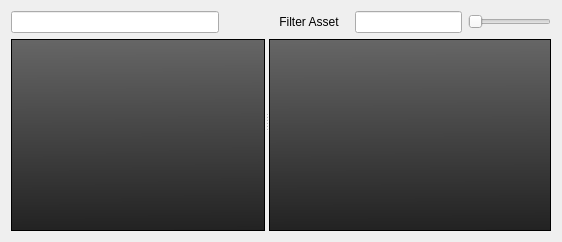
      <widget class="QWidget" name="tab_2">
       <attribute name="title">
        <string>Asset Browser</string>
       </attribute>
       <layout class="QVBoxLayout" name="verticalLayout_4">
        <item>
         <widget class="QSplitter" name="splitter">
          <property name="orientation">
           <enum>Qt::Horizontal</enum>
          </property>
          <widget class="QWidget" name="layoutWidget">
           <layout class="QVBoxLayout" name="verticalLayout_2">
            <property name="sizeConstraint">
             <enum>QLayout::SetMaximumSize</enum>
            </property>
            <item>
             <layout class="QHBoxLayout" name="horizontalLayout_2">
              <property name="sizeConstraint">
               <enum>QLayout::SetMaximumSize</enum>
              </property>
              <item>
               <widget class="QLineEdit" name="ldtFilter_2">
                <property name="sizePolicy">
                 <sizepolicy hsizetype="Preferred" vsizetype="Fixed">
                  <horstretch>0</horstretch>
                  <verstretch>0</verstretch>
                 </sizepolicy>
                </property>
               </widget>
              </item>
              <item>
               <widget class="QPushButton" name="pushButton">
                <property name="sizePolicy">
                 <sizepolicy hsizetype="Fixed" vsizetype="Fixed">
                  <horstretch>0</horstretch>
                  <verstretch>0</verstretch>
                 </sizepolicy>
                </property>
                <property name="text">
                 <string/>
                </property>
                <property name="icon">
                 <iconset>
                  <normaloff>:/Project/arrow-down.png</normaloff>:/Project/arrow-down.png</iconset>
                </property>
                <property name="iconSize">
                 <size>
                  <width>20</width>
                  <height>20</height>
                 </size>
                </property>
                <property name="flat">
                 <bool>true</bool>
                </property>
               </widget>
              </item>
             </layout>
            </item>
            <item>
             <widget class="QTreeView" name="treeViewPath">
              <property name="enabled">
               <bool>true</bool>
              </property>
              <property name="sizePolicy">
               <sizepolicy hsizetype="Preferred" vsizetype="Expanding">
                <horstretch>0</horstretch>
                <verstretch>0</verstretch>
               </sizepolicy>
              </property>
              <property name="palette">
               <palette>
                <active>
                 <colorrole role="WindowText">
                  <brush brushstyle="SolidPattern">
                   <color alpha="255">
                    <red>255</red>
                    <green>255</green>
                    <blue>255</blue>
                   </color>
                  </brush>
                 </colorrole>
                 <colorrole role="Button">
                  <brush brushstyle="LinearGradientPattern">
                   <gradient startx="0.472224000000000" starty="1.000000000000000" endx="0.468000000000000" endy="0.000000000000000" type="LinearGradient" spread="RepeatSpread" coordinatemode="ObjectBoundingMode">
                    <gradientstop position="0.000000000000000">
                     <color alpha="255">
                      <red>34</red>
                      <green>34</green>
                      <blue>34</blue>
                     </color>
                    </gradientstop>
                    <gradientstop position="1.000000000000000">
                     <color alpha="255">
                      <red>102</red>
                      <green>102</green>
                      <blue>102</blue>
                     </color>
                    </gradientstop>
                   </gradient>
                  </brush>
                 </colorrole>
                 <colorrole role="Light">
                  <brush brushstyle="SolidPattern">
                   <color alpha="255">
                    <red>0</red>
                    <green>255</green>
                    <blue>0</blue>
                   </color>
                  </brush>
                 </colorrole>
                 <colorrole role="Midlight">
                  <brush brushstyle="SolidPattern">
                   <color alpha="255">
                    <red>0</red>
                    <green>212</green>
                    <blue>0</blue>
                   </color>
                  </brush>
                 </colorrole>
                 <colorrole role="Dark">
                  <brush brushstyle="SolidPattern">
                   <color alpha="255">
                    <red>0</red>
                    <green>85</green>
                    <blue>0</blue>
                   </color>
                  </brush>
                 </colorrole>
                 <colorrole role="Mid">
                  <brush brushstyle="SolidPattern">
                   <color alpha="255">
                    <red>0</red>
                    <green>113</green>
                    <blue>0</blue>
                   </color>
                  </brush>
                 </colorrole>
                 <colorrole role="Text">
                  <brush brushstyle="SolidPattern">
                   <color alpha="255">
                    <red>255</red>
                    <green>255</green>
                    <blue>255</blue>
                   </color>
                  </brush>
                 </colorrole>
                 <colorrole role="BrightText">
                  <brush brushstyle="SolidPattern">
                   <color alpha="255">
                    <red>255</red>
                    <green>255</green>
                    <blue>255</blue>
                   </color>
                  </brush>
                 </colorrole>
                 <colorrole role="ButtonText">
                  <brush brushstyle="SolidPattern">
                   <color alpha="255">
                    <red>255</red>
                    <green>255</green>
                    <blue>255</blue>
                   </color>
                  </brush>
                 </colorrole>
                 <colorrole role="Base">
                  <brush brushstyle="LinearGradientPattern">
                   <gradient startx="0.472224000000000" starty="1.000000000000000" endx="0.468000000000000" endy="0.000000000000000" type="LinearGradient" spread="RepeatSpread" coordinatemode="ObjectBoundingMode">
                    <gradientstop position="0.000000000000000">
                     <color alpha="255">
                      <red>34</red>
                      <green>34</green>
                      <blue>34</blue>
                     </color>
                    </gradientstop>
                    <gradientstop position="1.000000000000000">
                     <color alpha="255">
                      <red>102</red>
                      <green>102</green>
                      <blue>102</blue>
                     </color>
                    </gradientstop>
                   </gradient>
                  </brush>
                 </colorrole>
                 <colorrole role="Window">
                  <brush brushstyle="LinearGradientPattern">
                   <gradient startx="0.472224000000000" starty="1.000000000000000" endx="0.468000000000000" endy="0.000000000000000" type="LinearGradient" spread="RepeatSpread" coordinatemode="ObjectBoundingMode">
                    <gradientstop position="0.000000000000000">
                     <color alpha="255">
                      <red>34</red>
                      <green>34</green>
                      <blue>34</blue>
                     </color>
                    </gradientstop>
                    <gradientstop position="1.000000000000000">
                     <color alpha="255">
                      <red>102</red>
                      <green>102</green>
                      <blue>102</blue>
                     </color>
                    </gradientstop>
                   </gradient>
                  </brush>
                 </colorrole>
                 <colorrole role="Shadow">
                  <brush brushstyle="SolidPattern">
                   <color alpha="255">
                    <red>0</red>
                    <green>0</green>
                    <blue>0</blue>
                   </color>
                  </brush>
                 </colorrole>
                 <colorrole role="AlternateBase">
                  <brush brushstyle="SolidPattern">
                   <color alpha="255">
                    <red>127</red>
                    <green>212</green>
                    <blue>127</blue>
                   </color>
                  </brush>
                 </colorrole>
                 <colorrole role="ToolTipBase">
                  <brush brushstyle="SolidPattern">
                   <color alpha="255">
                    <red>255</red>
                    <green>255</green>
                    <blue>220</blue>
                   </color>
                  </brush>
                 </colorrole>
                 <colorrole role="ToolTipText">
                  <brush brushstyle="SolidPattern">
                   <color alpha="255">
                    <red>0</red>
                    <green>0</green>
                    <blue>0</blue>
                   </color>
                  </brush>
                 </colorrole>
                </active>
                <inactive>
                 <colorrole role="WindowText">
                  <brush brushstyle="SolidPattern">
                   <color alpha="255">
                    <red>255</red>
                    <green>255</green>
                    <blue>255</blue>
                   </color>
                  </brush>
                 </colorrole>
                 <colorrole role="Button">
                  <brush brushstyle="LinearGradientPattern">
                   <gradient startx="0.472224000000000" starty="1.000000000000000" endx="0.468000000000000" endy="0.000000000000000" type="LinearGradient" spread="RepeatSpread" coordinatemode="ObjectBoundingMode">
                    <gradientstop position="0.000000000000000">
                     <color alpha="255">
                      <red>34</red>
                      <green>34</green>
                      <blue>34</blue>
                     </color>
                    </gradientstop>
                    <gradientstop position="1.000000000000000">
                     <color alpha="255">
                      <red>102</red>
                      <green>102</green>
                      <blue>102</blue>
                     </color>
                    </gradientstop>
                   </gradient>
                  </brush>
                 </colorrole>
                 <colorrole role="Light">
                  <brush brushstyle="SolidPattern">
                   <color alpha="255">
                    <red>0</red>
                    <green>255</green>
                    <blue>0</blue>
                   </color>
                  </brush>
                 </colorrole>
                 <colorrole role="Midlight">
                  <brush brushstyle="SolidPattern">
                   <color alpha="255">
                    <red>0</red>
                    <green>212</green>
                    <blue>0</blue>
                   </color>
                  </brush>
                 </colorrole>
                 <colorrole role="Dark">
                  <brush brushstyle="SolidPattern">
                   <color alpha="255">
                    <red>0</red>
                    <green>85</green>
                    <blue>0</blue>
                   </color>
                  </brush>
                 </colorrole>
                 <colorrole role="Mid">
                  <brush brushstyle="SolidPattern">
                   <color alpha="255">
                    <red>0</red>
                    <green>113</green>
                    <blue>0</blue>
                   </color>
                  </brush>
                 </colorrole>
                 <colorrole role="Text">
                  <brush brushstyle="SolidPattern">
                   <color alpha="255">
                    <red>255</red>
                    <green>255</green>
                    <blue>255</blue>
                   </color>
                  </brush>
                 </colorrole>
                 <colorrole role="BrightText">
                  <brush brushstyle="SolidPattern">
                   <color alpha="255">
                    <red>255</red>
                    <green>255</green>
                    <blue>255</blue>
                   </color>
                  </brush>
                 </colorrole>
                 <colorrole role="ButtonText">
                  <brush brushstyle="SolidPattern">
                   <color alpha="255">
                    <red>255</red>
                    <green>255</green>
                    <blue>255</blue>
                   </color>
                  </brush>
                 </colorrole>
                 <colorrole role="Base">
                  <brush brushstyle="LinearGradientPattern">
                   <gradient startx="0.472224000000000" starty="1.000000000000000" endx="0.468000000000000" endy="0.000000000000000" type="LinearGradient" spread="RepeatSpread" coordinatemode="ObjectBoundingMode">
                    <gradientstop position="0.000000000000000">
                     <color alpha="255">
                      <red>34</red>
                      <green>34</green>
                      <blue>34</blue>
                     </color>
                    </gradientstop>
                    <gradientstop position="1.000000000000000">
                     <color alpha="255">
                      <red>102</red>
                      <green>102</green>
                      <blue>102</blue>
                     </color>
                    </gradientstop>
                   </gradient>
                  </brush>
                 </colorrole>
                 <colorrole role="Window">
                  <brush brushstyle="LinearGradientPattern">
                   <gradient startx="0.472224000000000" starty="1.000000000000000" endx="0.468000000000000" endy="0.000000000000000" type="LinearGradient" spread="RepeatSpread" coordinatemode="ObjectBoundingMode">
                    <gradientstop position="0.000000000000000">
                     <color alpha="255">
                      <red>34</red>
                      <green>34</green>
                      <blue>34</blue>
                     </color>
                    </gradientstop>
                    <gradientstop position="1.000000000000000">
                     <color alpha="255">
                      <red>102</red>
                      <green>102</green>
                      <blue>102</blue>
                     </color>
                    </gradientstop>
                   </gradient>
                  </brush>
                 </colorrole>
                 <colorrole role="Shadow">
                  <brush brushstyle="SolidPattern">
                   <color alpha="255">
                    <red>0</red>
                    <green>0</green>
                    <blue>0</blue>
                   </color>
                  </brush>
                 </colorrole>
                 <colorrole role="AlternateBase">
                  <brush brushstyle="SolidPattern">
                   <color alpha="255">
                    <red>127</red>
                    <green>212</green>
                    <blue>127</blue>
                   </color>
                  </brush>
                 </colorrole>
                 <colorrole role="ToolTipBase">
                  <brush brushstyle="SolidPattern">
                   <color alpha="255">
                    <red>255</red>
                    <green>255</green>
                    <blue>220</blue>
                   </color>
                  </brush>
                 </colorrole>
                 <colorrole role="ToolTipText">
                  <brush brushstyle="SolidPattern">
                   <color alpha="255">
                    <red>0</red>
                    <green>0</green>
                    <blue>0</blue>
                   </color>
                  </brush>
                 </colorrole>
                </inactive>
                <disabled>
                 <colorrole role="WindowText">
                  <brush brushstyle="SolidPattern">
                   <color alpha="255">
                    <red>255</red>
                    <green>255</green>
                    <blue>255</blue>
                   </color>
                  </brush>
                 </colorrole>
                 <colorrole role="Button">
                  <brush brushstyle="LinearGradientPattern">
                   <gradient startx="0.472224000000000" starty="1.000000000000000" endx="0.468000000000000" endy="0.000000000000000" type="LinearGradient" spread="RepeatSpread" coordinatemode="ObjectBoundingMode">
                    <gradientstop position="0.000000000000000">
                     <color alpha="255">
                      <red>34</red>
                      <green>34</green>
                      <blue>34</blue>
                     </color>
                    </gradientstop>
                    <gradientstop position="1.000000000000000">
                     <color alpha="255">
                      <red>102</red>
                      <green>102</green>
                      <blue>102</blue>
                     </color>
                    </gradientstop>
                   </gradient>
                  </brush>
                 </colorrole>
                 <colorrole role="Light">
                  <brush brushstyle="SolidPattern">
                   <color alpha="255">
                    <red>0</red>
                    <green>255</green>
                    <blue>0</blue>
                   </color>
                  </brush>
                 </colorrole>
                 <colorrole role="Midlight">
                  <brush brushstyle="SolidPattern">
                   <color alpha="255">
                    <red>0</red>
                    <green>212</green>
                    <blue>0</blue>
                   </color>
                  </brush>
                 </colorrole>
                 <colorrole role="Dark">
                  <brush brushstyle="SolidPattern">
                   <color alpha="255">
                    <red>0</red>
                    <green>85</green>
                    <blue>0</blue>
                   </color>
                  </brush>
                 </colorrole>
                 <colorrole role="Mid">
                  <brush brushstyle="SolidPattern">
                   <color alpha="255">
                    <red>0</red>
                    <green>113</green>
                    <blue>0</blue>
                   </color>
                  </brush>
                 </colorrole>
                 <colorrole role="Text">
                  <brush brushstyle="SolidPattern">
                   <color alpha="255">
                    <red>255</red>
                    <green>255</green>
                    <blue>255</blue>
                   </color>
                  </brush>
                 </colorrole>
                 <colorrole role="BrightText">
                  <brush brushstyle="SolidPattern">
                   <color alpha="255">
                    <red>255</red>
                    <green>255</green>
                    <blue>255</blue>
                   </color>
                  </brush>
                 </colorrole>
                 <colorrole role="ButtonText">
                  <brush brushstyle="SolidPattern">
                   <color alpha="255">
                    <red>255</red>
                    <green>255</green>
                    <blue>255</blue>
                   </color>
                  </brush>
                 </colorrole>
                 <colorrole role="Base">
                  <brush brushstyle="LinearGradientPattern">
                   <gradient startx="0.472224000000000" starty="1.000000000000000" endx="0.468000000000000" endy="0.000000000000000" type="LinearGradient" spread="RepeatSpread" coordinatemode="ObjectBoundingMode">
                    <gradientstop position="0.000000000000000">
                     <color alpha="255">
                      <red>34</red>
                      <green>34</green>
                      <blue>34</blue>
                     </color>
                    </gradientstop>
                    <gradientstop position="1.000000000000000">
                     <color alpha="255">
                      <red>102</red>
                      <green>102</green>
                      <blue>102</blue>
                     </color>
                    </gradientstop>
                   </gradient>
                  </brush>
                 </colorrole>
                 <colorrole role="Window">
                  <brush brushstyle="LinearGradientPattern">
                   <gradient startx="0.472224000000000" starty="1.000000000000000" endx="0.468000000000000" endy="0.000000000000000" type="LinearGradient" spread="RepeatSpread" coordinatemode="ObjectBoundingMode">
                    <gradientstop position="0.000000000000000">
                     <color alpha="255">
                      <red>34</red>
                      <green>34</green>
                      <blue>34</blue>
                     </color>
                    </gradientstop>
                    <gradientstop position="1.000000000000000">
                     <color alpha="255">
                      <red>102</red>
                      <green>102</green>
                      <blue>102</blue>
                     </color>
                    </gradientstop>
                   </gradient>
                  </brush>
                 </colorrole>
                 <colorrole role="Shadow">
                  <brush brushstyle="SolidPattern">
                   <color alpha="255">
                    <red>0</red>
                    <green>0</green>
                    <blue>0</blue>
                   </color>
                  </brush>
                 </colorrole>
                 <colorrole role="AlternateBase">
                  <brush brushstyle="SolidPattern">
                   <color alpha="255">
                    <red>0</red>
                    <green>170</green>
                    <blue>0</blue>
                   </color>
                  </brush>
                 </colorrole>
                 <colorrole role="ToolTipBase">
                  <brush brushstyle="SolidPattern">
                   <color alpha="255">
                    <red>255</red>
                    <green>255</green>
                    <blue>220</blue>
                   </color>
                  </brush>
                 </colorrole>
                 <colorrole role="ToolTipText">
                  <brush brushstyle="SolidPattern">
                   <color alpha="255">
                    <red>0</red>
                    <green>0</green>
                    <blue>0</blue>
                   </color>
                  </brush>
                 </colorrole>
                </disabled>
               </palette>
              </property>
              <property name="font">
               <font>
                <underline>false</underline>
                <strikeout>false</strikeout>
                <kerning>true</kerning>
               </font>
              </property>
              <property name="contextMenuPolicy">
               <enum>Qt::CustomContextMenu</enum>
              </property>
              <property name="styleSheet">
               <string notr="true">background-color: qlineargradient(spread:repeat, x1:0.472224, y1:1, x2:0.468, y2:0, stop:0 rgba(34, 34, 34, 255), stop:1 rgba(102, 102, 102, 255));

color: rgb(255, 255, 255);
background-image: url(:/images/strip.png);</string>
              </property>
              <property name="lineWidth">
               <number>9</number>
              </property>
              <property name="midLineWidth">
               <number>16</number>
              </property>
              <property name="autoScrollMargin">
               <number>21</number>
              </property>
              <property name="dragEnabled">
               <bool>true</bool>
              </property>
              <property name="dragDropMode">
               <enum>QAbstractItemView::DragDrop</enum>
              </property>
              <property name="alternatingRowColors">
               <bool>false</bool>
              </property>
              <property name="selectionMode">
               <enum>QAbstractItemView::ExtendedSelection</enum>
              </property>
              <property name="selectionBehavior">
               <enum>QAbstractItemView::SelectItems</enum>
              </property>
              <property name="iconSize">
               <size>
                <width>20</width>
                <height>20</height>
               </size>
              </property>
              <property name="uniformRowHeights">
               <bool>true</bool>
              </property>
              <property name="itemsExpandable">
               <bool>true</bool>
              </property>
              <property name="animated">
               <bool>true</bool>
              </property>
              <property name="wordWrap">
               <bool>true</bool>
              </property>
              <property name="headerHidden">
               <bool>true</bool>
              </property>
              <attribute name="headerVisible">
               <bool>false</bool>
              </attribute>
             </widget>
            </item>
           </layout>
          </widget>
          <widget class="QWidget" name="layoutWidget_2">
           <layout class="QVBoxLayout" name="verticalLayout_3">
            <item>
             <layout class="QHBoxLayout" name="horizontalLayout">
              <item>
               <widget class="QPushButton" name="btnSearch">
                <property name="sizePolicy">
                 <sizepolicy hsizetype="Fixed" vsizetype="Fixed">
                  <horstretch>0</horstretch>
                  <verstretch>0</verstretch>
                 </sizepolicy>
                </property>
                <property name="mouseTracking">
                 <bool>false</bool>
                </property>
                <property name="text">
                 <string>Filter Asset</string>
                </property>
                <property name="icon">
                 <iconset>
                  <normaloff>:/Project/arrow-right.png</normaloff>:/Project/arrow-right.png</iconset>
                </property>
                <property name="flat">
                 <bool>true</bool>
                </property>
               </widget>
              </item>
              <item>
               <widget class="QLineEdit" name="ldtFilter">
                <property name="sizePolicy">
                 <sizepolicy hsizetype="Preferred" vsizetype="Fixed">
                  <horstretch>0</horstretch>
                  <verstretch>0</verstretch>
                 </sizepolicy>
                </property>
               </widget>
              </item>
              <item>
               <widget class="QSlider" name="horizontalSlider">
                <property name="sizePolicy">
                 <sizepolicy hsizetype="Maximum" vsizetype="Fixed">
                  <horstretch>0</horstretch>
                  <verstretch>0</verstretch>
                 </sizepolicy>
                </property>
                <property name="orientation">
                 <enum>Qt::Horizontal</enum>
                </property>
               </widget>
              </item>
             </layout>
            </item>
            <item>
             <widget class="QGraphicsView" name="graphicsView">
              <property name="sizePolicy">
               <sizepolicy hsizetype="Preferred" vsizetype="Expanding">
                <horstretch>0</horstretch>
                <verstretch>0</verstretch>
               </sizepolicy>
              </property>
              <property name="mouseTracking">
               <bool>true</bool>
              </property>
              <property name="styleSheet">
               <string notr="true">background-color: qlineargradient(spread:repeat, x1:0.472224, y1:1, x2:0.468, y2:0, stop:0 rgba(34, 34, 34, 255), stop:1 rgba(102, 102, 102, 255));

color: rgb(255, 255, 255);
background-image: url(:/images/strip.png);</string>
              </property>
             </widget>
            </item>
           </layout>
          </widget>
         </widget>
        </item>
       </layout>
      </widget>
